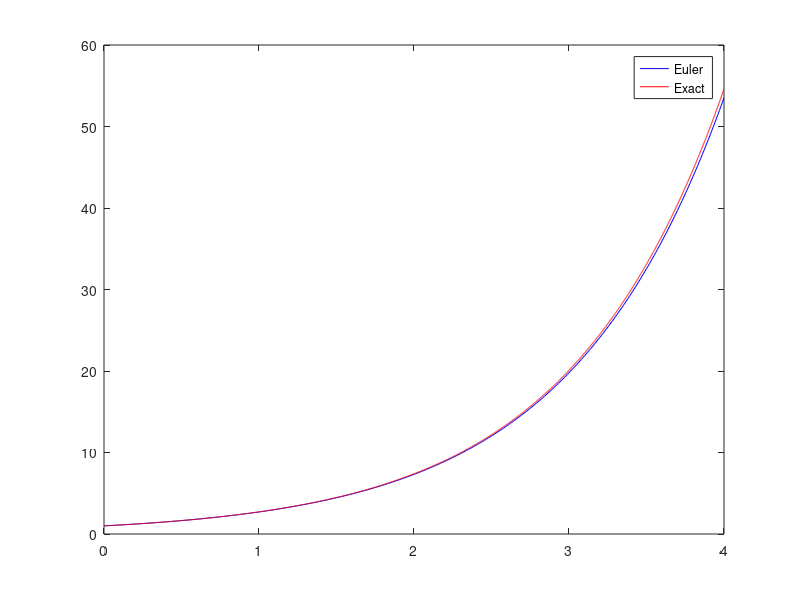

Write MATLAB code to recreate this figure.
clear; clc; close('all');

function [t, y] = Euler(t0, y0, h, tn)
    fprintf('%10s%10s%10s%15s\n', 'i', 'yi', 'ti', 'f(yi,ti)');
    fprintf('%10d%+10.2f%+10.2f%+15.2f\n', 0, y0, t0, f(y0, t0));
    t = (t0:h:tn)';
    y = zeros(size(t));
    y(1) = y0;
    for i = 1:1:length(t) - 1
        y(i + 1) = y(i) + h * f(y(i), t(i));
        fprintf('%10d%+10.2f%+10.2f%+15.2f\n', i, y(i + 1), t(i + 1), f(y(i + 1), t(i + 1)));
    end
end

% in this case, f(y,t) = f(y)
function dydt = f(y, t)
    dydt = y;
end

y0 = 1;
t0 = 0;
h = 0.01; % try: h = 0.01
tn = 4; % equal to: t0 + h*n, with n the number of steps
[t, y] = Euler(t0, y0, h, tn);
plot(t, y, 'b');

% exact solution (y = e^t):
tt = (t0:0.001:tn);
yy = exp(tt);
hold('on');
plot(tt, yy, 'r');
hold('off');
legend('Euler', 'Exact');



% OUTPUT:
%         i        yi        ti       f(yi,ti)
%         0     +1.00     +0.00          +1.00
%         1     +2.00     +1.00          +2.00
%         2     +4.00     +2.00          +4.00
%         3     +8.00     +3.00          +8.00
%         4    +16.00     +4.00         +16.00
% NOTE: Code also outputs a comparison plot